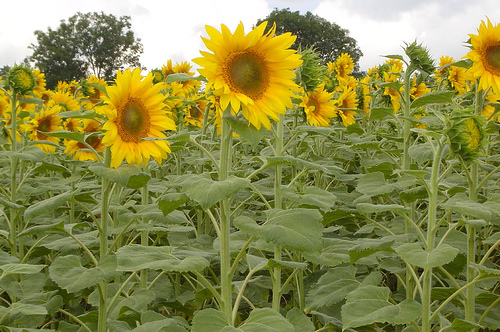
#> input picture img/1.jpg, 500 x 332 px, found by its file name
$ python libMatplotlib.py
#> lines starting #> are read from the running program, lines starting #| are printed output that depends on the picture
import matplotlib.pyplot as plt
from PIL import Image

path = 'D:/khac/nam_3/computer vision/img/1.jpg'
img = Image.open(path)
#> img is the input picture: PIL image 500x332 RGB; mean R, G, B 139.4, 139.2, 74.1
# [11 lines of commented-out code are left out]

img2 = Image.open(path)
x = [100, 100, 400, 400]
y = [200, 300, 200, 300]
plt.imshow(img2)
plt.plot(x,y, 'b*:') #'r*': đánh dấu các điểm
plt.show()
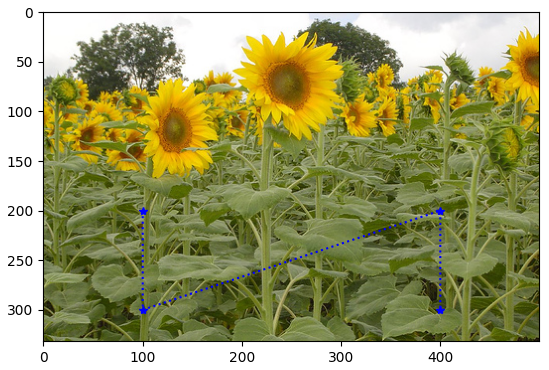
#> figure drawn by matplotlib, 1 panel

$ run again, with img/2.jpg copied over img/1.jpg
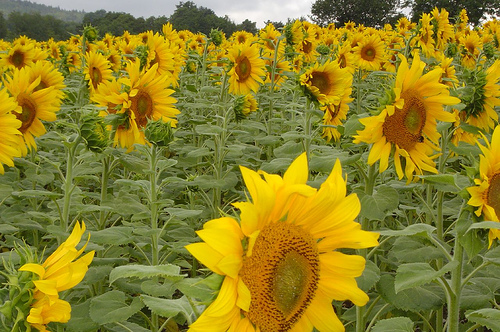
#> input picture img/2.jpg, 500 x 332 px, found by its file name
#> img is the input picture: PIL image 500x332 RGB; mean R, G, B 140.8, 128.7, 37.6
#> `plt.show()`:
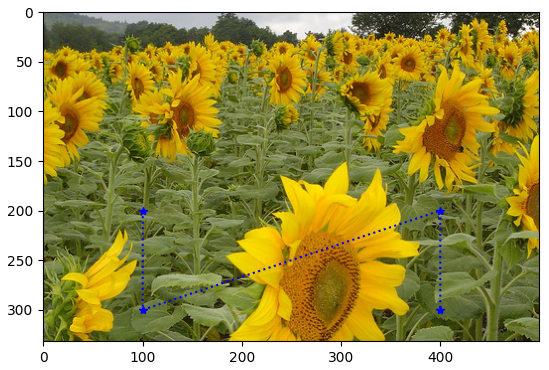
#> figure drawn by matplotlib, 1 panel

$ run again, with img/3.jpg copied over img/1.jpg
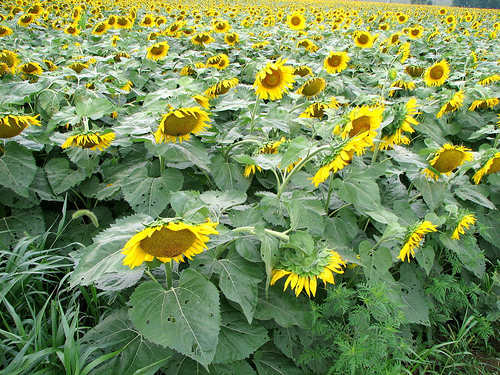
#> input picture img/3.jpg, 500 x 375 px, found by its file name
#> img is the input picture: PIL image 500x375 RGB; mean R, G, B 120, 142.1, 86.8
#> `plt.show()`:
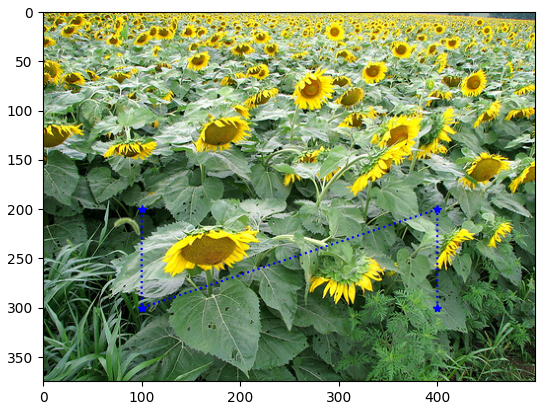
#> figure drawn by matplotlib, 1 panel
